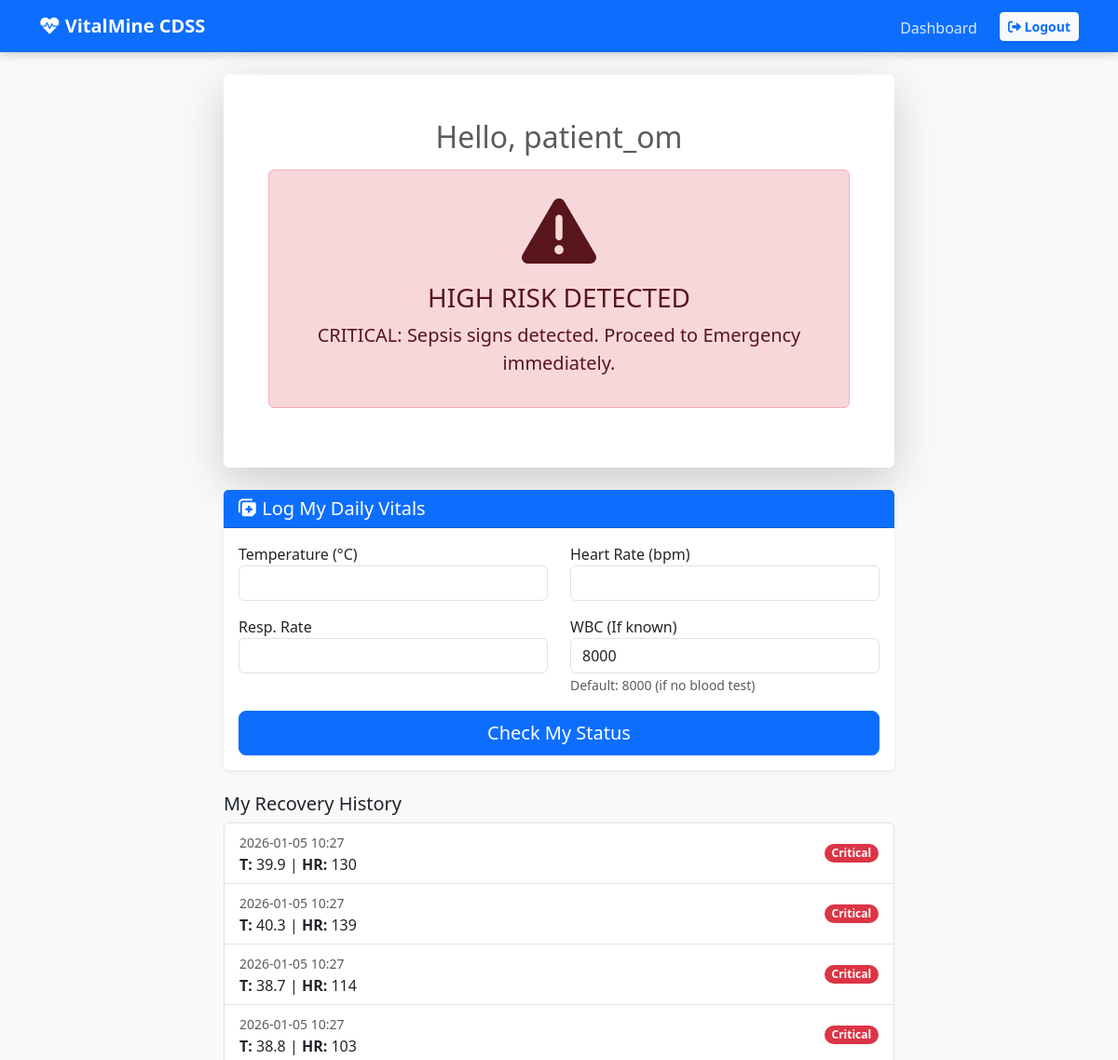
Page /patient_dashboard (signed in, upper part) on the earlier database version.
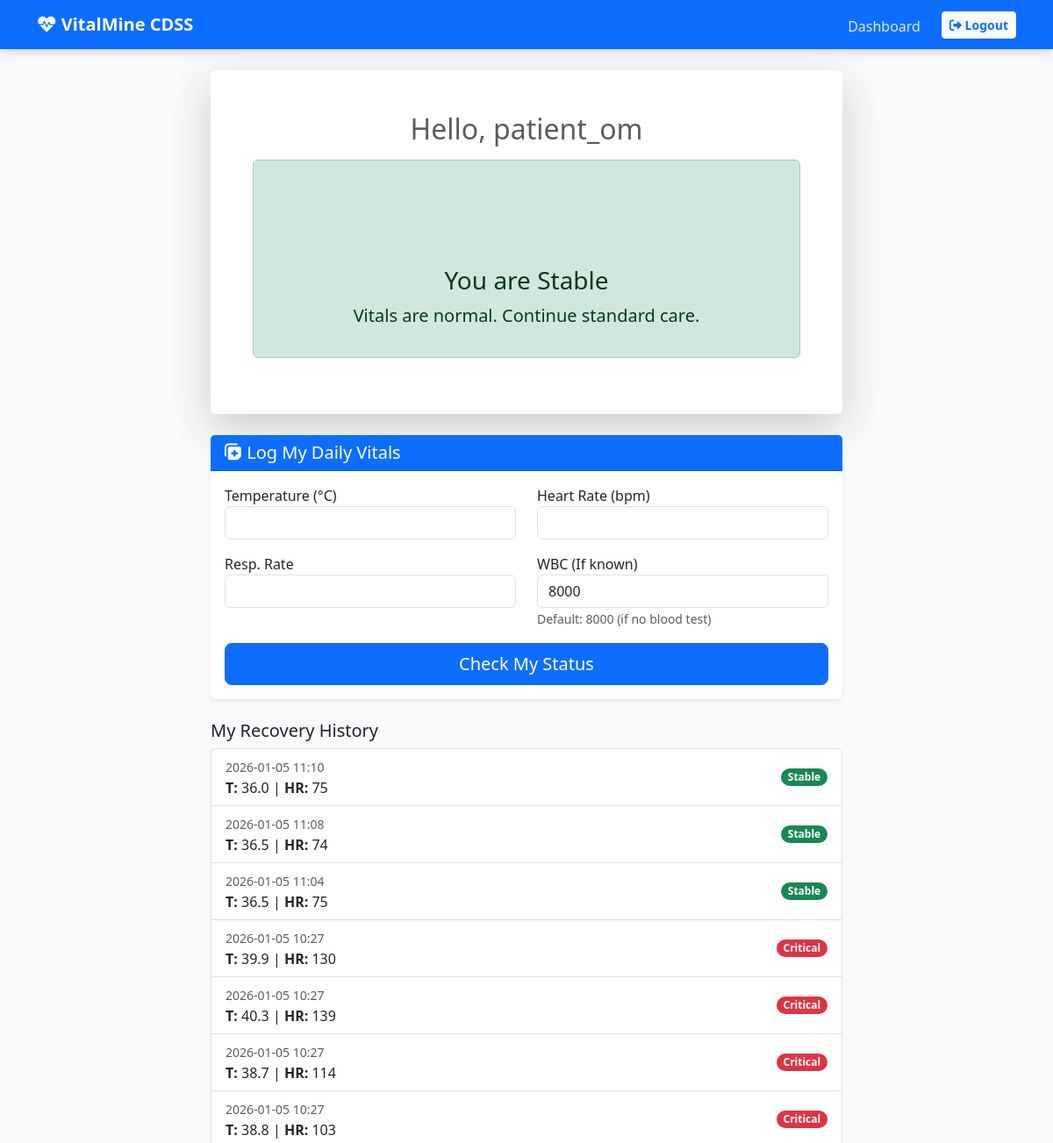
Same page on the later database version.
### models.py (models this page shows)
class User(UserMixin, db.Model):
    id = db.Column(db.Integer, primary_key=True)
    username = db.Column(db.String(100), unique=True, nullable=False)
    password = db.Column(db.String(100), nullable=False)
    role = db.Column(db.String(20), nullable=False, default="patient")
    entries = db.relationship("Entry", backref="author", lazy=True)

class Entry(db.Model):
    id = db.Column(db.Integer, primary_key=True)
    user_id = db.Column(db.Integer, db.ForeignKey("user.id"), nullable=True)
    name = db.Column(db.String(100), nullable=False)
    temp = db.Column(db.Float, nullable=False)
    hr = db.Column(db.Integer, nullable=False)
    rr = db.Column(db.Integer, nullable=False)
    wbc = db.Column(db.Float, nullable=False)
    status = db.Column(db.String(20), nullable=False)
    advice = db.Column(db.String(200), nullable=True)
    timestamp = db.Column(db.DateTime, default=datetime.utcnow)

### app.py (the view)
@app.route("/patient_dashboard")
@login_required
def patient_dashboard():
    if current_user.role != "patient":
        return redirect(url_for("home"))
    my_entries = (
        Entry.query.filter_by(user_id=current_user.id)
        .order_by(Entry.timestamp.desc())
        .all()
    )
    current_status = my_entries[0].status if my_entries else "Unknown"
    latest_advice = my_entries[0].advice if my_entries else "No data logged yet."
    return render_template(
        "patient_home.html",
        entries=my_entries,
        status=current_status,
        advice=latest_advice,
    )

### app.py (called while the page is built)
@login_manager.user_loader
def load_user(user_id):
    return db.session.get(User, int(user_id))

### templates/patient_home.html (shortened to what this page needs)
{% extends "base.html" %} {% block content %}
<div class="container mt-4">
  <div class="row mb-4">
    <div class="col-md-8 mx-auto">
      <div class="card shadow-lg border-0">
        <div class="card-body text-center p-5">
          <h2 class="text-muted">Hello, {{ current_user.username }}</h2>
          {% if status == 'High' %}
          <div class="alert alert-danger mt-3">
            <h1 class="display-1">
              <i class="fa-solid fa-triangle-exclamation"></i>
            </h1>
            <h3>HIGH RISK DETECTED</h3>
            <p class="lead">{{ advice }}</p>
          </div>
          {% elif status == 'Stable' %}
          <div class="alert alert-success mt-3">
            <h1 class="display-1">
            </h1>
            <h3>You are Stable</h3>
            <p class="lead">{{ advice }}</p>
          </div>
          {% else %}
          <div class="alert alert-secondary mt-3">
            <h3>No Data Logged Today</h3>
            <p>Please log your vitals below.</p>
          </div>
          {% endif %}
        </div>
      </div>
    </div>
  </div>
  <div class="row">
    <div class="col-md-8 mx-auto">
      <div class="card shadow-sm">
        <div class="card-header bg-primary text-white">
          <h5 class="mb-0">
            <i class="fa-solid fa-notes-medical"></i> Log My Daily Vitals
          </h5>
        </div>
        <div class="card-body">
          <form method="POST" action="/add_vitals">
            <div class="row">
              <div class="col-6 mb-3">
                <label>Temperature (°C)</label>
                <input
                  type="number"
                  step="0.1"
                  name="temperature"
                  class="form-control"
                  required
                />
              </div>
              <div class="col-6 mb-3">
                <label>Heart Rate (bpm)</label>
                <input
                  type="number"
                  name="heart_rate"
                  class="form-control"
                  required
                />
              </div>
            </div>
            <div class="row">
              <div class="col-6 mb-3">
                <label>Resp. Rate</label>
                <input
                  type="number"
                  name="resp_rate"
                  class="form-control"
                  required
                />
              </div>
              <div class="col-6 mb-3">
                <label>WBC (If known)</label>
                <input
                  type="number"
                  name="wbc_count"
                  class="form-control"
                  value="8000"
                  required
                />
                <small class="text-muted"
                  >Default: 8000 (if no blood test)</small
                >
              </div>
            </div>
            <button type="submit" class="btn btn-primary w-100 btn-lg">
              Check My Status
            </button>
          </form>
        </div>
      </div>
    </div>
  </div>
  <div class="row mt-4 mb-5">
    <div class="col-md-8 mx-auto">
      <h5>My Recovery History</h5>
      <div class="list-group">
        {% for entry in entries %}
        <div
          class="list-group-item d-flex justify-content-between align-items-center"
        >
          <div>
            <small class="text-muted"
              >{{ entry.timestamp.strftime('%Y-%m-%d %H:%M') }}</small
            ><br />
            <strong>T:</strong> {{ entry.temp }} | <strong>HR:</strong> {{
            entry.hr }}
          </div>
          {% if entry.status == 'High' %}
          <span class="badge bg-danger rounded-pill">Critical</span>
          {% elif entry.status == 'Warning' %}
          <span class="badge bg-warning text-dark rounded-pill"
            >Check Vitals</span
          >
          {% else %}
          <span class="badge bg-success rounded-pill">Stable</span>
          {% endif %}
        </div>
        {% endfor %}
      </div>
    </div>
  </div>
</div>
{% endblock %}

### templates/base.html (shortened to what this page needs)
<!DOCTYPE html>
<html lang="en">
  <head>
    <link
      href="https://cdn.jsdelivr.net/npm/bootstrap@5.3.0/dist/css/bootstrap.min.css"
      rel="stylesheet"
    />
    <link
      rel="stylesheet"
      href="https://cdnjs.cloudflare.com/ajax/libs/font-awesome/6.0.0/css/all.min.css"
    />
  </head>
  <body>
    <nav class="navbar navbar-expand-lg navbar-dark mb-4">
      <div class="container">
        <a class="navbar-brand fw-bold" href="/"
          ><i class="fa-solid fa-heart-pulse"></i> VitalMine CDSS</a
        >
        <div class="collapse navbar-collapse" id="navbarNav">
          <ul class="navbar-nav ms-auto align-items-center">
            <li class="nav-item">
              <a
                class="nav-link {{ 'active' if request.path == '/' else '' }}"
                href="/"
              >
                Dashboard
              </a>
            </li>
             {% if current_user.is_authenticated %}
            <li class="nav-item ms-3">
              <a
                class="btn btn-sm btn-light text-primary fw-bold shadow-sm"
                href="/logout"
              >
                <i class="fa-solid fa-sign-out-alt"></i> Logout
              </a>
            </li>
            {% endif %}
          </ul>
        </div>
      </div>
    </nav>
    <div class="container">{% block content %}{% endblock %}</div>
  </body>
</html>

### templates/base.html (style rules this page uses)
body { background-color: #f8f9fa; }
.navbar { background-color: #0d6efd; box-shadow: 0 2px 10px rgba(0, 0, 0, 0.2); }
.card { border: none; box-shadow: 0 4px 6px rgba(0, 0, 0, 0.1); }
.navbar-dark .navbar-nav .nav-link { color: rgba( 255, 255, 255, 0.85 ) !important; font-weight: 500; transition: all 0.3s ease; padding-bottom: 5px; }

Differences in the rows shown:
added Entry: advice "Vitals are normal. Continue standard care.", timestamp "2026-01-05 11:10", temp "36.0", hr "75", status "Stable"
added Entry: timestamp "2026-01-05 11:08", temp "36.5", hr "74", status "Stable"
added Entry: timestamp "2026-01-05 11:04", temp "36.5", hr "75", status "Stable"
shown differently, row unchanged: Entry (number 4 of 7 on the later page): advice "CRITICAL: Sepsis signs detected. Proceed to Emergency immediately." → (not shown)
Other differences:
text no longer shown: "HIGH RISK DETECTED"
text now shown: "You are Stable"
